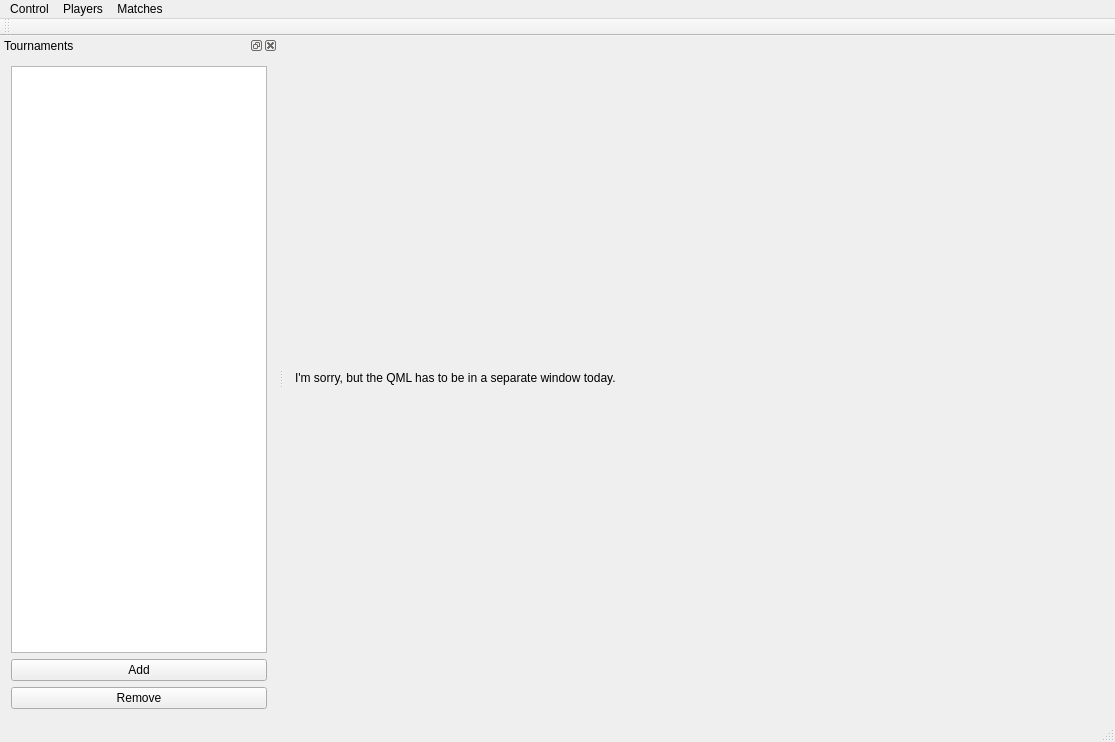
<?xml version="1.0" encoding="UTF-8"?>
<ui version="4.0">
 <class>MainWindow</class>
 <widget class="QMainWindow" name="MainWindow">
  <property name="geometry">
   <rect>
    <x>0</x>
    <y>0</y>
    <width>1115</width>
    <height>742</height>
   </rect>
  </property>
  <property name="windowTitle">
   <string>MainWindow</string>
  </property>
  <widget class="QWidget" name="centralWidget">
   <layout class="QHBoxLayout" name="horizontalLayout_2">
    <item>
     <widget class="QLabel" name="label">
      <property name="text">
       <string>I'm sorry, but the QML has to be in a separate window today.</string>
      </property>
     </widget>
    </item>
   </layout>
  </widget>
  <widget class="QMenuBar" name="menuBar">
   <property name="geometry">
    <rect>
     <x>0</x>
     <y>0</y>
     <width>1115</width>
     <height>20</height>
    </rect>
   </property>
   <widget class="QMenu" name="menuPlayers">
    <property name="title">
     <string>Players</string>
    </property>
    <addaction name="actionAdd"/>
    <addaction name="actionShuffle"/>
    <addaction name="actionClear"/>
   </widget>
   <widget class="QMenu" name="menuControl">
    <property name="title">
     <string>Control</string>
    </property>
    <addaction name="actionImport"/>
    <addaction name="actionExport"/>
    <addaction name="separator"/>
    <addaction name="actionQuit"/>
   </widget>
   <widget class="QMenu" name="menuMatches">
    <property name="title">
     <string>Matches</string>
    </property>
    <widget class="QMenu" name="menuGenerate">
     <property name="title">
      <string>Generate</string>
     </property>
     <addaction name="actionSingle_Elim"/>
     <addaction name="actionDouble_Elim"/>
     <addaction name="actionRound_Robin"/>
    </widget>
    <addaction name="actionAdd_2"/>
    <addaction name="menuGenerate"/>
    <addaction name="actionArrange"/>
   </widget>
   <addaction name="menuControl"/>
   <addaction name="menuPlayers"/>
   <addaction name="menuMatches"/>
  </widget>
  <widget class="QToolBar" name="mainToolBar">
   <attribute name="toolBarArea">
    <enum>TopToolBarArea</enum>
   </attribute>
   <attribute name="toolBarBreak">
    <bool>false</bool>
   </attribute>
  </widget>
  <widget class="QStatusBar" name="statusBar"/>
  <widget class="QDockWidget" name="dockWidget">
   <property name="windowTitle">
    <string>Tournaments</string>
   </property>
   <attribute name="dockWidgetArea">
    <number>1</number>
   </attribute>
   <widget class="QWidget" name="dockWidgetContents">
    <layout class="QVBoxLayout" name="verticalLayout">
     <item>
      <widget class="QListWidget" name="listWidget"/>
     </item>
     <item>
      <widget class="QPushButton" name="addButton">
       <property name="text">
        <string>Add</string>
       </property>
      </widget>
     </item>
     <item>
      <widget class="QPushButton" name="removeButton">
       <property name="text">
        <string>Remove</string>
       </property>
      </widget>
     </item>
    </layout>
   </widget>
  </widget>
  <action name="actionAdd">
   <property name="text">
    <string>Add</string>
   </property>
   <property name="shortcut">
    <string>Ctrl+A</string>
   </property>
  </action>
  <action name="actionShuffle">
   <property name="text">
    <string>Shuffle</string>
   </property>
  </action>
  <action name="actionClear">
   <property name="text">
    <string>Clear</string>
   </property>
  </action>
  <action name="actionImport">
   <property name="text">
    <string>Import...</string>
   </property>
  </action>
  <action name="actionExport">
   <property name="text">
    <string>Export...</string>
   </property>
  </action>
  <action name="actionQuit">
   <property name="text">
    <string>Quit</string>
   </property>
  </action>
  <action name="actionAdd_2">
   <property name="text">
    <string>Add</string>
   </property>
  </action>
  <action name="actionArrange">
   <property name="text">
    <string>Arrange</string>
   </property>
  </action>
  <action name="actionSingle_Elim">
   <property name="text">
    <string>Single Elim</string>
   </property>
  </action>
  <action name="actionDouble_Elim">
   <property name="text">
    <string>Double Elim</string>
   </property>
  </action>
  <action name="actionRound_Robin">
   <property name="text">
    <string>Round Robin</string>
   </property>
  </action>
 </widget>
 <layoutdefault spacing="6" margin="11"/>
 <resources/>
 <connections/>
</ui>
